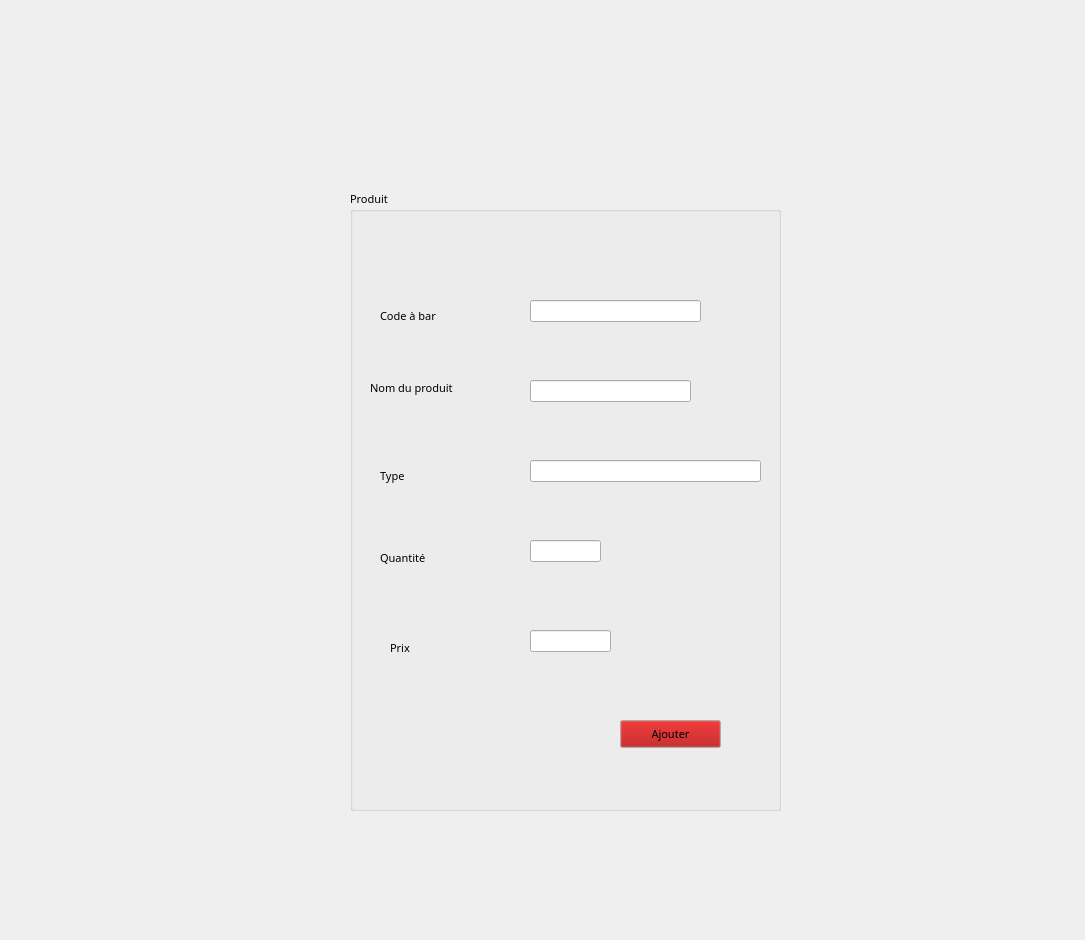
      <widget class="QWidget" name="tab_16">
       <property name="maximumSize">
        <size>
         <width>1085</width>
         <height>16777215</height>
        </size>
       </property>
       <property name="font">
        <font>
         <family>Showcard Gothic</family>
         <pointsize>8</pointsize>
        </font>
       </property>
       <attribute name="title">
        <string>Ajouter un produit</string>
       </attribute>
       <widget class="QGroupBox" name="groupBox_16">
        <property name="enabled">
         <bool>true</bool>
        </property>
        <property name="geometry">
         <rect>
          <x>350</x>
          <y>190</y>
          <width>431</width>
          <height>621</height>
         </rect>
        </property>
        <property name="minimumSize">
         <size>
          <width>0</width>
          <height>0</height>
         </size>
        </property>
        <property name="maximumSize">
         <size>
          <width>16777215</width>
          <height>16777215</height>
         </size>
        </property>
        <property name="palette">
         <palette>
          <active>
           <colorrole role="Button">
            <brush brushstyle="SolidPattern">
             <color alpha="255">
              <red>170</red>
              <green>0</green>
              <blue>0</blue>
             </color>
            </brush>
           </colorrole>
          </active>
          <inactive>
           <colorrole role="Button">
            <brush brushstyle="SolidPattern">
             <color alpha="255">
              <red>170</red>
              <green>0</green>
              <blue>0</blue>
             </color>
            </brush>
           </colorrole>
          </inactive>
          <disabled>
           <colorrole role="Button">
            <brush brushstyle="SolidPattern">
             <color alpha="255">
              <red>170</red>
              <green>0</green>
              <blue>0</blue>
             </color>
            </brush>
           </colorrole>
          </disabled>
         </palette>
        </property>
        <property name="font">
         <font>
          <family>Showcard Gothic</family>
          <pointsize>8</pointsize>
          <weight>50</weight>
          <italic>false</italic>
          <bold>false</bold>
          <underline>false</underline>
          <strikeout>false</strikeout>
          <stylestrategy>PreferDefault</stylestrategy>
          <kerning>true</kerning>
         </font>
        </property>
        <property name="cursor">
         <cursorShape>ArrowCursor</cursorShape>
        </property>
        <property name="mouseTracking">
         <bool>false</bool>
        </property>
        <property name="focusPolicy">
         <enum>Qt::TabFocus</enum>
        </property>
        <property name="autoFillBackground">
         <bool>true</bool>
        </property>
        <property name="title">
         <string>Produit</string>
        </property>
        <property name="flat">
         <bool>false</bool>
        </property>
        <property name="checkable">
         <bool>false</bool>
        </property>
        <property name="checked">
         <bool>false</bool>
        </property>
        <widget class="QLabel" name="label_86">
         <property name="geometry">
          <rect>
           <x>20</x>
           <y>190</y>
           <width>121</width>
           <height>16</height>
          </rect>
         </property>
         <property name="font">
          <font>
           <family>Showcard Gothic</family>
           <pointsize>8</pointsize>
           <weight>50</weight>
           <italic>false</italic>
           <bold>false</bold>
           <underline>false</underline>
           <strikeout>false</strikeout>
           <stylestrategy>PreferDefault</stylestrategy>
           <kerning>true</kerning>
          </font>
         </property>
         <property name="text">
          <string>Nom du produit</string>
         </property>
        </widget>
        <widget class="QLineEdit" name="le_nombouzid_4">
         <property name="geometry">
          <rect>
           <x>180</x>
           <y>190</y>
           <width>161</width>
           <height>22</height>
          </rect>
         </property>
        </widget>
        <widget class="QLabel" name="label_87">
         <property name="geometry">
          <rect>
           <x>30</x>
           <y>270</y>
           <width>56</width>
           <height>31</height>
          </rect>
         </property>
         <property name="text">
          <string>Type</string>
         </property>
        </widget>
        <widget class="QLabel" name="label_88">
         <property name="geometry">
          <rect>
           <x>40</x>
           <y>450</y>
           <width>56</width>
           <height>16</height>
          </rect>
         </property>
         <property name="text">
          <string>Prix </string>
         </property>
        </widget>
        <widget class="QLineEdit" name="le_prixbouzid_4">
         <property name="geometry">
          <rect>
           <x>180</x>
           <y>440</y>
           <width>81</width>
           <height>22</height>
          </rect>
         </property>
        </widget>
        <widget class="QPushButton" name="pb_ajouterbouzid_4">
         <property name="geometry">
          <rect>
           <x>270</x>
           <y>530</y>
           <width>101</width>
           <height>28</height>
          </rect>
         </property>
         <property name="cursor">
          <cursorShape>PointingHandCursor</cursorShape>
         </property>
         <property name="text">
          <string>Ajouter</string>
         </property>
         <property name="checkable">
          <bool>true</bool>
         </property>
         <property name="checked">
          <bool>false</bool>
         </property>
         <property name="autoExclusive">
          <bool>false</bool>
         </property>
         <property name="autoDefault">
          <bool>false</bool>
         </property>
         <property name="default">
          <bool>false</bool>
         </property>
         <property name="flat">
          <bool>false</bool>
         </property>
        </widget>
        <widget class="QLabel" name="label_89">
         <property name="geometry">
          <rect>
           <x>30</x>
           <y>360</y>
           <width>71</width>
           <height>16</height>
          </rect>
         </property>
         <property name="text">
          <string>Quantité</string>
         </property>
        </widget>
        <widget class="QLineEdit" name="le_quantitebouzid_4">
         <property name="geometry">
          <rect>
           <x>180</x>
           <y>350</y>
           <width>71</width>
           <height>22</height>
          </rect>
         </property>
        </widget>
        <widget class="QLineEdit" name="le_typebouzid_4">
         <property name="geometry">
          <rect>
           <x>180</x>
           <y>270</y>
           <width>231</width>
           <height>22</height>
          </rect>
         </property>
        </widget>
        <widget class="QLabel" name="label_90">
         <property name="geometry">
          <rect>
           <x>30</x>
           <y>110</y>
           <width>111</width>
           <height>31</height>
          </rect>
         </property>
         <property name="text">
          <string>Code à bar</string>
         </property>
        </widget>
        <widget class="QLineEdit" name="le_cabbouzid_4">
         <property name="geometry">
          <rect>
           <x>180</x>
           <y>110</y>
           <width>171</width>
           <height>22</height>
          </rect>
         </property>
         <property name="maxLength">
          <number>999999999</number>
         </property>
        </widget>
       </widget>
       <widget class="QLabel" name="label_91">
        <property name="geometry">
         <rect>
          <x>-10</x>
          <y>0</y>
          <width>1101</width>
          <height>931</height>
         </rect>
        </property>
        <property name="font">
         <font>
          <family>Showcard Gothic</family>
          <pointsize>8</pointsize>
          <italic>false</italic>
         </font>
        </property>
        <property name="text">
         <string/>
        </property>
        <property name="pixmap">
         <pixmap>../../../6.jpg</pixmap>
        </property>
        <property name="scaledContents">
         <bool>true</bool>
        </property>
       </widget>
       <zorder>label_91</zorder>
       <zorder>groupBox_16</zorder>
      </widget>
